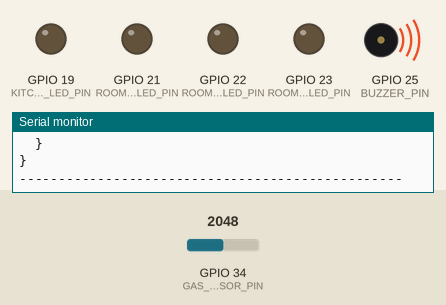
This program was run on a simulated ESP32-S3. On the bench: output pins drawn as LEDs (lit = HIGH), buzzer (waves = sounding, pin HIGH), the last lines printed to the serial monitor. Inputs (shaded band) come from the test bench; at power-on: GPIO 34 (GAS_SENSOR_PIN) = 2048.

Above: at 2.8 s.
2.9 s: GPIO 34 (GAS_SENSOR_PIN) set to 1928
At 5.1 s:
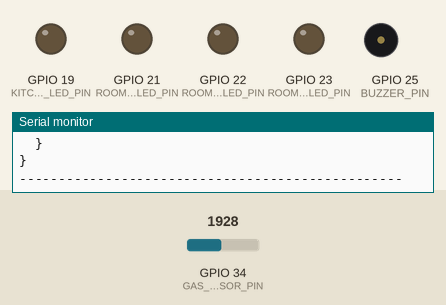
5.6 s: GPIO 34 (GAS_SENSOR_PIN) set to 2040
At 7.3 s:
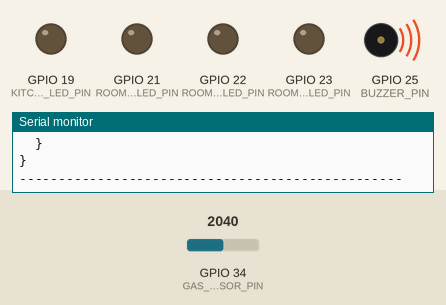
8.3 s: GPIO 34 (GAS_SENSOR_PIN) set to 1960
At 10.4 s:
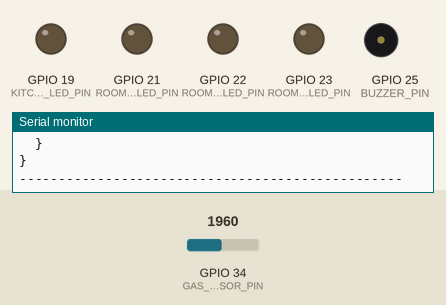
Timing chart, 0 to 11.9 s (numbered marks = the images above; inputs shaded):
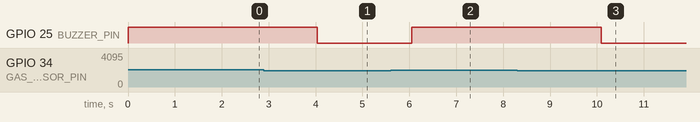

The program:

main.cpp
```cpp
#include <Arduino.h>
#include <ArduinoJson.h>
#include "hal/InteriorHAL.h"
#include "domain/IndoorState.h"

const int ROOM_1_LED_PIN     = 21;
const int ROOM_2_LED_PIN     = 22;
const int ROOM_3_LED_PIN     = 23;
const int KITCHEN_LED_PIN    = 19;
const int GAS_SENSOR_PIN     = 34;
const int BUZZER_PIN         = 25;

InteriorHAL interior(ROOM_1_LED_PIN, ROOM_2_LED_PIN, ROOM_3_LED_PIN, KITCHEN_LED_PIN, GAS_SENSOR_PIN, BUZZER_PIN);

unsigned long bootMillis = 0;

void setup() {
    Serial.begin(115200);
    while (!Serial);

    interior.begin();
    bootMillis = millis();

    Serial.println("INDOOR ESP32 (Rooms & Kitchen Safety) Initialized");
}

String getCurrentTime() {
    unsigned long sec = (millis() - bootMillis) / 1000;
    char buf[16];
    sprintf(buf, "%02lu:%02lu:%02lu", (sec / 3600) % 24, (sec / 3600) / 60, sec % 60);
    return String(buf);
}

void loop() {
    unsigned long currentMillis = millis();
    IndoorState state;
    state.timestamp = getCurrentTime();

    interior.updateState(state, currentMillis);

    JsonDocument doc;
    doc["time"] = state.timestamp;
    doc["interior"]["room1_light"] = state.interior.room1Light;
    doc["interior"]["room2_light"] = state.interior.room2Light;
    doc["interior"]["room3_light"] = state.interior.room3Light;
    doc["interior"]["kitchen_light"] = state.interior.kitchenLight;
    doc["interior"]["gas_leak"] = state.interior.gasLeakDetected;
    doc["interior"]["alarm_active"] = state.interior.alarmBuzzerActive;

    String output;
    serializeJsonPretty(doc, output);
    Serial.println(output);
    Serial.println("-------------------------------------------------");

    delay(2000);
}
```

IndoorState.h
```cpp
#pragma once
#include <Arduino.h>

struct IndoorState {
    String timestamp;

    struct {
        bool room1Light = false;
        bool room2Light = false;
        bool room3Light = false;
        bool kitchenLight = false;
        int gasSensorRaw = 0;
        bool gasLeakDetected = false;
        bool alarmBuzzerActive = false;
    } interior;
};
```

InteriorHAL.cpp
```cpp
#include "InteriorHAL.h"

InteriorHAL::InteriorHAL(int r1Pin, int r2Pin, int r3Pin, int kPin, int gasPin, int bPin)
    : room1Pin(r1Pin), room2Pin(r2Pin), room3Pin(r3Pin), kitchenPin(kPin), gasSensorPin(gasPin), buzzerPin(bPin) {}

void InteriorHAL::begin() {
    pinMode(room1Pin, OUTPUT);
    pinMode(room2Pin, OUTPUT);
    pinMode(room3Pin, OUTPUT);
    pinMode(kitchenPin, OUTPUT);
    pinMode(gasSensorPin, INPUT);
    pinMode(buzzerPin, OUTPUT);

    digitalWrite(room1Pin, LOW);
    digitalWrite(room2Pin, LOW);
    digitalWrite(room3Pin, LOW);
    digitalWrite(kitchenPin, LOW);
    digitalWrite(buzzerPin, LOW);
}

void InteriorHAL::updateState(IndoorState &state, unsigned long currentMillis) {
    state.interior.room1Light = false;
    state.interior.room2Light = false;
    state.interior.room3Light = false;
    state.interior.kitchenLight = false;

    state.interior.gasSensorRaw = analogRead(gasSensorPin);
    state.interior.gasLeakDetected = (state.interior.gasSensorRaw > 2000);
    state.interior.alarmBuzzerActive = state.interior.gasLeakDetected;

    digitalWrite(room1Pin, state.interior.room1Light ? HIGH : LOW);
    digitalWrite(room2Pin, state.interior.room2Light ? HIGH : LOW);
    digitalWrite(room3Pin, state.interior.room3Light ? HIGH : LOW);
    digitalWrite(kitchenPin, state.interior.kitchenLight ? HIGH : LOW);
    digitalWrite(buzzerPin, state.interior.alarmBuzzerActive ? HIGH : LOW);
}
```

InteriorHAL.h
```cpp
#pragma once
#include <Arduino.h>
#include "domain/IndoorState.h"

class InteriorHAL {
private:
    int room1Pin;
    int room2Pin;
    int room3Pin;
    int kitchenPin;
    int gasSensorPin;
    int buzzerPin;

public:
    InteriorHAL(int r1Pin, int r2Pin, int r3Pin, int kPin, int gasPin, int bPin);
    void begin();
    void updateState(IndoorState &state, unsigned long currentMillis);
};
```

Measured:
- the behaviour switches between 2001 and 2000 on GPIO 34 (GAS_SENSOR_PIN) (found by bisection; images 0 and 1)
- after the input at 2.9 s, GPIO 25 (BUZZER_PIN): HIGH → LOW after 1.1 s
- after the input at 5.6 s, GPIO 25 (BUZZER_PIN): LOW → HIGH after 0.46 s
- after the input at 8.3 s, GPIO 25 (BUZZER_PIN): HIGH → LOW after 1.8 s
